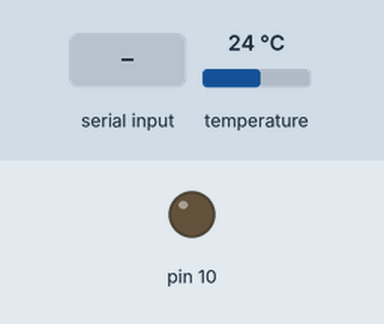
This sketch was run on a simulated Arduino Uno, built with avr-gcc and run on an emulated ATmega328P. Shown: output pins drawn as LEDs (lit = HIGH). The test bench sets the inputs (shaded band); at power-on: temperature 24 °C. What the sketch prints to the serial monitor is not drawn.

Above: at 1.2 s.
1.3 s: "90,45\n" received over Serial
At 3.6 s:
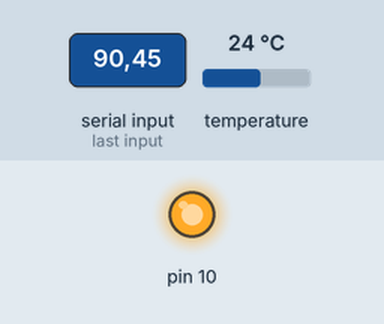
4.2 s: "0\n" received over Serial
At 6.7 s:
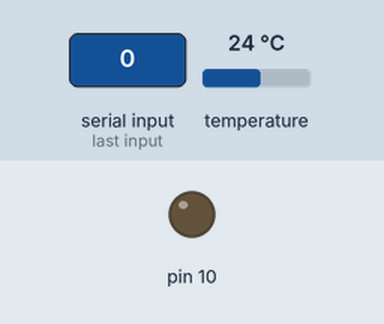
7.0 s: "30,150\n" received over Serial
At 8.9 s:
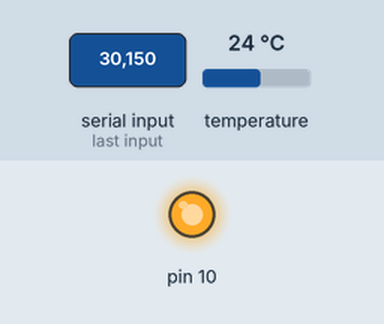
Timing chart, 0 to 10.4 s (numbered marks = the images above; inputs shaded):
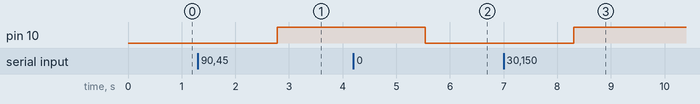

The sketch:

26_nacitanie_a_posielanie_dat.ino
```cpp
#include <OneWire.h>
#include <DallasTemperature.h>
#define pin 12                         // pin, kde bude senzor zapojený
float data;
String receivedChar;
int hodnota;
OneWire oneWire(pin);                  // nastavení komunikace senzoru přes pin
DallasTemperature sensors(&oneWire);   // převedeme onewire do Dallasu


void setup(void)
{
   pinMode(10, OUTPUT);
  Serial.begin(9600);                 // nastavení rychlosti sériové komunikace
  sensors.begin();                    // zapnutí senzoru
}


void recvOneChar()
{
 if (Serial.available() > 0)
 {
   receivedChar =Serial.readString();
   hodnota=receivedChar.toInt();
  if  (hodnota >= 1) digitalWrite(10, HIGH);
  if(hodnota == 0) digitalWrite(10, LOW);
 }
}

void loop(void)
{
  recvOneChar();                     //nacitanie komunikacie a dat
  sensors.requestTemperatures();      // požádáme senzor o hodnotu teploty
  data=sensors.getTempCByIndex(0);             //  nacitaj teplotu
  Serial.print(data); Serial.print(' ');       // posli data
  delay(1000);
}
```

Measured:
- after the input at 1.3 s, pin 10: LOW → HIGH after 1.5 s
- after the input at 4.2 s, pin 10: HIGH → LOW after 1.3 s
- after the input at 7.0 s, pin 10: LOW → HIGH after 1.3 s
